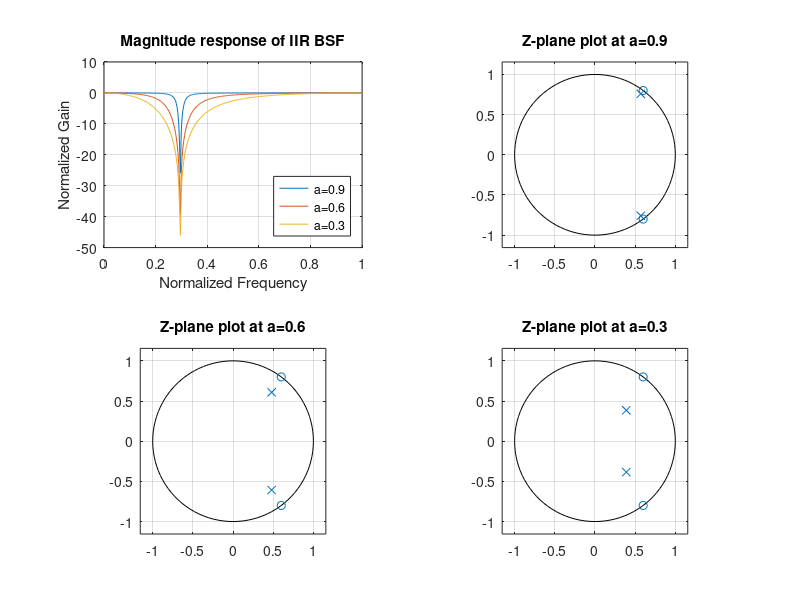

The MATLAB script that drew this image:
%IIR band stop filter

w=0:0.01:pi
NUM1=[0.95 -2*0.6*0.95 0.95];
DEN1=[1 -0.6*1.9 0.9];
H1=freqz(NUM1,DEN1,w);
M1=20*log10(abs(H1));
subplot(2,2,1);
plot(w/pi,M1);
hold on;

NUM2=[0.8 -2*0.6*0.8 0.8];
DEN2=[1 -0.6*1.6 0.6];
H2=freqz(NUM2,DEN2,w);
M2=20*log10(abs(H2));
plot(w/pi,M2);
hold on;

NUM3=[0.65 -2*0.6*0.65 0.65];
DEN3=[1 -0.6*1.3 0.3];
H3=freqz(NUM3,DEN3,w);
M3=20*log10(abs(H3));
plot(w/pi,M3);
hold on;
grid on
legend('a=0.9','a=0.6','a=0.3','location','southeast')
xlabel('Normalized Frequency');
ylabel('Normalized Gain');
title('Magnitude response of IIR BSF');

subplot(2,2,2);
zplane(NUM1,DEN1);
title('Z-plane plot at a=0.9')
subplot(2,2,3);
zplane(NUM2,DEN2);
title('Z-plane plot at a=0.6')
subplot(2,2,4);
zplane(NUM3,DEN3);
title('Z-plane plot at a=0.3');
